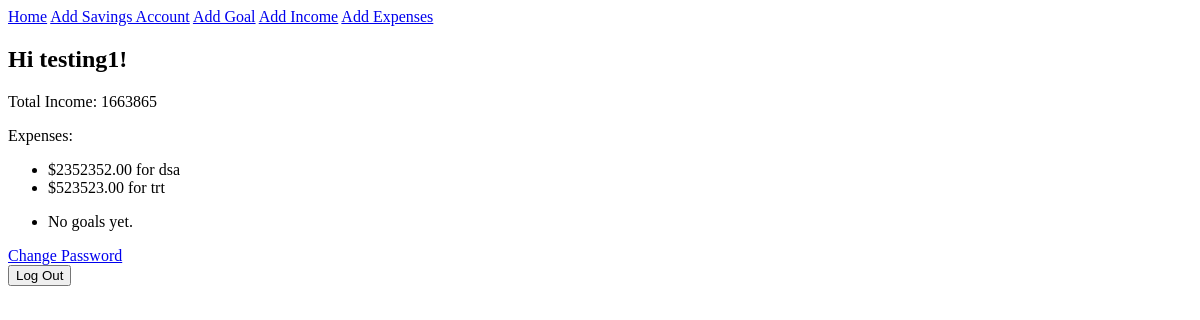
The app's page / (signed in), older data.
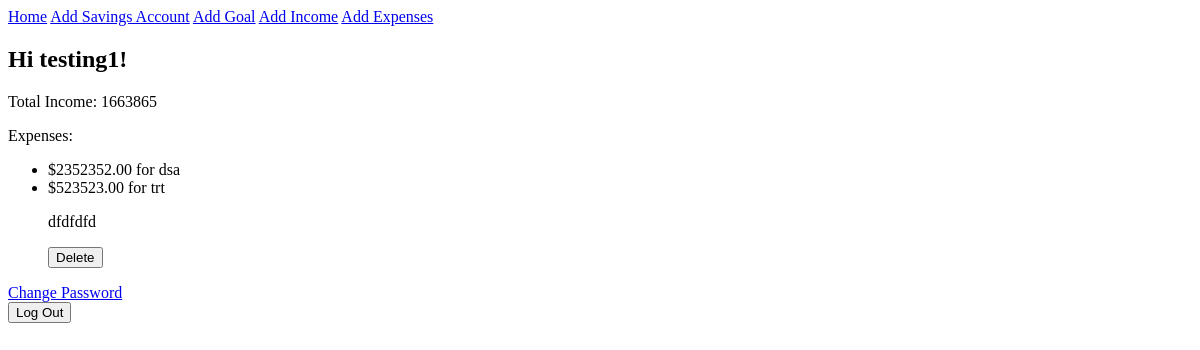
The same page, newer data.
### finance/models.py (models this page shows, shortened)
class Expenses(models.Model):
    user = models.ForeignKey(User, on_delete=models.CASCADE)
    amount = models.DecimalField(max_digits=12, decimal_places=2)
    description = models.CharField(max_length=400)
    category = models.CharField(max_length=40)
    created_at = models.DateTimeField(auto_now_add=True)
    updated_at = models.DateTimeField(auto_now=True)
    def __str__(self):
        return f"${self.amount} for {self.description}"

class Goals(models.Model):
    user = models.ForeignKey(User, on_delete=models.CASCADE)
    name = models.CharField(max_length=200)
    target_amount = models.DecimalField(max_digits=10, decimal_places=2)
    current_amount = models.DecimalField(max_digits=10, decimal_places=2)
    target_date = models.DateField()
    created_at = models.DateTimeField(auto_now_add=True)
    updated_at = models.DateTimeField(auto_now=True)

### finance/views.py (the view)
# urls.py: path("", user_goals, name="home"),
@login_required
def user_goals(request):
    user = request.user
    goals = Goals.objects.filter(user=user)
    total_income = Income.objects.filter(user=user).aggregate(Sum('monthly_salary'), Sum('other_income'))
    total_income_sum = total_income['monthly_salary__sum'] + total_income['other_income__sum']
    expenses = Expenses.objects.filter(user_id=user)
    return render(request, 'home.html', {'goals': goals, 'total_income_sum': total_income_sum,'expenses': expenses })

### finance_application/templates/home.html (shortened to what this page needs)
{% extends "base.html" %}
{% block content %}
    {% if user.is_authenticated %}
        <div>
            <h2>Hi {{ user.username }}!</h2>
            <p>Total Income: {{ total_income_sum }}</p>
            <p>Expenses:</p>
<ul>
    {% for expense in expenses %}
        <li>{{ expense }}</li>
    {% empty %}
        <li>No expenses yet.</li>
    {% endfor %}
</ul>
            <ul>
                {% for goal in goals %}
    <p>
        {{ goal.name }}
        <form action="{% url 'delete_goal' goal.id %}" method="POST">
            <input type="submit" value="Delete">
        </form>
        {% empty %}
        <li>No goals yet.</li>
{% endfor %}
            </ul>
            <a href="{% url 'password_change' %}">Change Password</a>
            <form action="{% url 'logout' %}" method="post">
                <button type="submit">Log Out</button>
            </form>
        </div>
    {% endif %}
{% endblock %}

Row changes from the older to the newer data that the page shows:
added Goals: name "dfdfdfd"
Text that changed along with them:
text no longer shown: "No goals yet."
